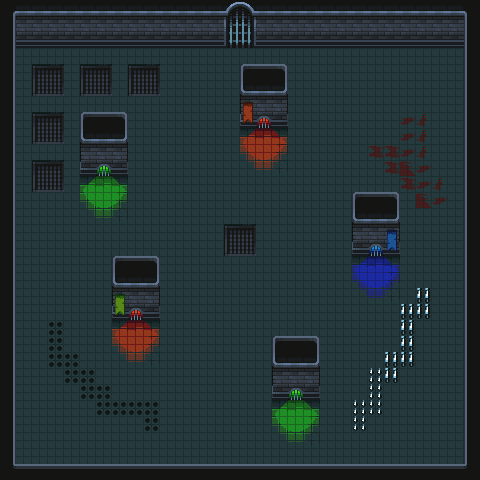

The image is a tile-based game level rendered from a .tmx file. Its description and complete source (layers, tilesets, objects, tile grids) follow:
An orthogonal 30x30 tile map with 16x16 px tiles, 3 tile layers (floor, wall, object), 2 tilesets.

<map version="1.10" tiledversion="1.10.1" orientation="orthogonal" renderorder="right-down" width="30" height="30" tilewidth="16" tileheight="16" infinite="0" nextlayerid="4" nextobjectid="1">
 <tileset firstgid="1" source="Tiles.tsx" />
 <tileset firstgid="626" source="Props.tsx" />
 <layer id="1" name="floor" width="30" height="30">
  <data encoding="csv">
31,31,31,31,31,31,31,31,31,31,31,31,31,31,176,177,31,31,31,31,31,31,31,31,31,31,31,31,31,31,
31,31,31,31,31,31,31,31,31,31,31,31,31,31,201,202,31,31,31,31,31,31,31,31,31,31,31,31,31,31,
31,31,31,31,31,31,31,31,31,31,31,31,31,31,226,227,31,31,31,31,31,31,31,31,31,31,31,31,31,31,
31,31,31,31,31,31,31,31,31,31,31,31,31,31,31,31,31,31,31,31,31,31,31,31,31,31,31,31,31,31,
31,31,258,259,31,258,259,31,258,259,31,31,31,31,31,31,31,31,31,31,31,31,31,31,31,31,31,31,31,31,
31,31,283,284,31,283,284,31,283,284,31,31,31,31,31,31,31,31,31,31,31,31,31,31,31,31,31,31,31,31,
31,31,31,31,31,31,31,31,31,31,31,31,31,31,31,31,31,31,31,31,31,31,31,31,31,31,31,31,31,31,
31,31,258,259,31,31,31,31,31,31,31,31,31,31,31,31,31,31,31,31,31,31,31,31,31,285,286,31,31,31,
31,31,283,284,31,31,31,31,31,31,31,31,31,31,31,476,477,478,31,31,31,31,31,31,31,285,286,31,31,31,
31,31,31,31,31,31,31,31,31,31,31,31,31,31,31,501,502,503,31,31,31,31,31,333,333,285,286,31,31,31,
31,31,258,259,31,31,31,31,31,31,31,31,31,31,31,526,527,528,31,31,31,31,31,31,333,310,285,31,31,31,
31,31,283,284,31,482,483,484,31,31,31,31,31,31,31,31,31,31,31,31,31,31,31,31,31,333,285,286,31,31,
31,31,31,31,31,507,508,509,31,31,31,31,31,31,31,31,31,31,31,31,31,31,31,31,31,31,310,285,31,31,
31,31,31,31,31,532,533,534,31,31,31,31,31,31,31,31,31,31,31,31,31,31,31,31,31,31,31,31,31,31,
31,31,31,31,31,31,31,31,31,31,31,31,31,31,258,259,31,31,31,31,31,31,31,31,31,31,31,31,31,31,
31,31,31,31,31,31,31,31,31,31,31,31,31,31,283,284,31,31,31,31,31,31,31,31,31,31,31,31,31,31,
31,31,31,31,31,31,31,31,31,31,31,31,31,31,31,31,31,31,31,31,31,31,479,480,481,31,31,31,31,31,
31,31,31,31,31,31,31,31,31,31,31,31,31,31,31,31,31,31,31,31,31,31,504,505,506,31,31,31,31,31,
31,31,31,31,31,31,31,31,31,31,31,31,31,31,31,31,31,31,31,31,31,31,529,530,531,31,205,31,31,31,
31,31,31,31,31,31,31,31,31,31,31,31,31,31,31,31,31,31,31,31,31,31,31,31,31,205,205,31,31,31,
31,31,31,255,31,31,31,476,477,478,31,31,31,31,31,31,31,31,31,31,31,31,31,31,31,205,31,31,31,31,
31,31,31,255,31,31,31,501,502,503,31,31,31,31,31,31,31,31,31,31,31,31,31,31,31,205,31,31,31,31,
31,31,31,255,255,31,31,526,527,528,31,31,31,31,31,31,31,31,31,31,31,31,31,31,205,205,31,31,31,31,
31,31,31,31,255,255,31,31,31,31,31,31,31,31,31,31,31,31,31,31,31,31,31,230,205,31,31,31,31,31,
31,31,31,31,31,255,255,31,31,31,31,31,31,31,31,31,31,31,31,31,31,31,31,230,31,31,31,31,31,31,
31,31,31,31,31,31,255,255,255,255,31,31,31,31,31,31,31,482,483,484,31,31,230,230,31,31,31,31,31,31,
31,31,31,31,31,31,31,31,31,255,31,31,31,31,31,31,31,507,508,509,31,31,230,31,31,31,31,31,31,31,
31,31,31,31,31,31,31,31,31,31,31,31,31,31,31,31,31,532,533,534,31,31,31,31,31,31,31,31,31,31,
31,31,31,31,31,31,31,31,31,31,31,31,31,31,31,31,31,31,31,31,31,31,31,31,31,31,31,31,31,31,
31,31,31,31,31,31,31,31,31,31,31,31,31,31,31,31,31,31,31,31,31,31,31,31,31,31,31,31,31,31
</data>
 </layer>
 <layer id="2" name="wall" width="30" height="30">
  <data encoding="csv">
104,2,2,2,2,2,2,2,2,2,2,2,2,2,178,179,2,2,2,2,2,2,2,2,2,2,2,2,2,105,
129,27,27,27,27,27,27,27,27,27,27,27,27,27,203,204,27,27,27,27,27,27,27,27,27,27,27,27,27,130,
129,52,52,52,52,52,52,52,52,52,52,52,52,52,228,229,52,52,52,52,52,52,52,52,52,52,52,52,52,130,
129,0,0,0,0,0,0,0,0,0,0,0,0,0,0,0,0,0,0,0,0,0,0,0,0,0,0,0,0,130,
129,0,0,0,0,0,0,0,0,0,0,0,0,0,0,76,77,78,0,0,0,0,0,0,0,0,0,0,0,130,
129,0,0,0,0,0,0,0,0,0,0,0,0,0,0,101,102,103,0,0,0,0,0,0,0,0,0,0,0,130,
129,0,0,0,0,0,0,0,0,0,0,0,0,0,0,126,127,128,0,0,0,0,0,0,0,0,0,0,0,130,
129,0,0,0,0,76,77,78,0,0,0,0,0,0,0,151,452,153,0,0,0,0,0,0,0,0,0,0,0,130,
129,0,0,0,0,101,102,103,0,0,0,0,0,0,0,0,0,0,0,0,0,0,0,0,0,0,0,0,0,130,
129,0,0,0,0,126,127,128,0,0,0,0,0,0,0,0,0,0,0,0,0,0,0,0,0,0,0,0,0,130,
129,0,0,0,0,151,458,153,0,0,0,0,0,0,0,0,0,0,0,0,0,0,0,0,0,0,0,0,0,130,
129,0,0,0,0,0,0,0,0,0,0,0,0,0,0,0,0,0,0,0,0,0,0,0,0,0,0,0,0,130,
129,0,0,0,0,0,0,0,0,0,0,0,0,0,0,0,0,0,0,0,0,0,76,77,78,0,0,0,0,130,
129,0,0,0,0,0,0,0,0,0,0,0,0,0,0,0,0,0,0,0,0,0,101,102,103,0,0,0,0,130,
129,0,0,0,0,0,0,0,0,0,0,0,0,0,0,0,0,0,0,0,0,0,126,127,128,0,0,0,0,130,
129,0,0,0,0,0,0,0,0,0,0,0,0,0,0,0,0,0,0,0,0,0,151,455,153,0,0,0,0,130,
129,0,0,0,0,0,0,76,77,78,0,0,0,0,0,0,0,0,0,0,0,0,0,0,0,0,0,0,0,130,
129,0,0,0,0,0,0,101,102,103,0,0,0,0,0,0,0,0,0,0,0,0,0,0,0,0,0,0,0,130,
129,0,0,0,0,0,0,126,127,128,0,0,0,0,0,0,0,0,0,0,0,0,0,0,0,0,0,0,0,130,
129,0,0,0,0,0,0,151,452,153,0,0,0,0,0,0,0,0,0,0,0,0,0,0,0,0,0,0,0,130,
129,0,0,0,0,0,0,0,0,0,0,0,0,0,0,0,0,0,0,0,0,0,0,0,0,0,0,0,0,130,
129,0,0,0,0,0,0,0,0,0,0,0,0,0,0,0,0,76,77,78,0,0,0,0,0,0,0,0,0,130,
129,0,0,0,0,0,0,0,0,0,0,0,0,0,0,0,0,101,102,103,0,0,0,0,0,0,0,0,0,130,
129,0,0,0,0,0,0,0,0,0,0,0,0,0,0,0,0,126,127,128,0,0,0,0,0,0,0,0,0,130,
129,0,0,0,0,0,0,0,0,0,0,0,0,0,0,0,0,151,458,153,0,0,0,0,0,0,0,0,0,130,
129,0,0,0,0,0,0,0,0,0,0,0,0,0,0,0,0,0,0,0,0,0,0,0,0,0,0,0,0,130,
129,0,0,0,0,0,0,0,0,0,0,0,0,0,0,0,0,0,0,0,0,0,0,0,0,0,0,0,0,130,
129,0,0,0,0,0,0,0,0,0,0,0,0,0,0,0,0,0,0,0,0,0,0,0,0,0,0,0,0,130,
129,0,0,0,0,0,0,0,0,0,0,0,0,0,0,0,0,0,0,0,0,0,0,0,0,0,0,0,0,130,
154,77,77,77,77,77,77,77,77,77,77,77,77,77,77,77,77,77,77,77,77,77,77,77,77,77,77,77,77,155
</data>
 </layer>
 <layer id="3" name="object" width="30" height="30">
  <data encoding="csv">
0,0,0,0,0,0,0,0,0,0,0,0,0,0,0,0,0,0,0,0,0,0,0,0,0,0,0,0,0,0,
0,0,0,0,0,0,0,0,0,0,0,0,0,0,0,0,0,0,0,0,0,0,0,0,0,0,0,0,0,0,
0,0,0,0,0,0,0,0,0,0,0,0,0,0,0,0,0,0,0,0,0,0,0,0,0,0,0,0,0,0,
0,0,0,0,0,0,0,0,0,0,0,0,0,0,0,0,0,0,0,0,0,0,0,0,0,0,0,0,0,0,
0,0,0,0,0,0,0,0,0,0,0,0,0,0,0,0,0,0,0,0,0,0,0,0,0,0,0,0,0,0,
0,0,0,0,0,0,0,0,0,0,0,0,0,0,0,0,0,0,0,0,0,0,0,0,0,0,0,0,0,0,
0,0,0,0,0,0,0,0,0,0,0,0,0,0,0,926,0,0,0,0,0,0,0,0,0,0,0,0,0,0,
0,0,0,0,0,0,0,0,0,0,0,0,0,0,0,951,0,0,0,0,0,0,0,0,0,0,0,0,0,0,
0,0,0,0,0,0,0,0,0,0,0,0,0,0,0,0,0,0,0,0,0,0,0,0,0,0,0,0,0,0,
0,0,0,0,0,0,0,0,0,0,0,0,0,0,0,0,0,0,0,0,0,0,0,0,0,0,0,0,0,0,
0,0,0,0,0,0,0,0,0,0,0,0,0,0,0,0,0,0,0,0,0,0,0,0,0,0,0,0,0,0,
0,0,0,0,0,0,0,0,0,0,0,0,0,0,0,0,0,0,0,0,0,0,0,0,0,0,0,0,0,0,
0,0,0,0,0,0,0,0,0,0,0,0,0,0,0,0,0,0,0,0,0,0,0,0,0,0,0,0,0,0,
0,0,0,0,0,0,0,0,0,0,0,0,0,0,0,0,0,0,0,0,0,0,0,0,0,0,0,0,0,0,
0,0,0,0,0,0,0,0,0,0,0,0,0,0,0,0,0,0,0,0,0,0,0,0,927,0,0,0,0,0,
0,0,0,0,0,0,0,0,0,0,0,0,0,0,0,0,0,0,0,0,0,0,0,0,952,0,0,0,0,0,
0,0,0,0,0,0,0,0,0,0,0,0,0,0,0,0,0,0,0,0,0,0,0,0,0,0,0,0,0,0,
0,0,0,0,0,0,0,0,0,0,0,0,0,0,0,0,0,0,0,0,0,0,0,0,0,0,0,0,0,0,
0,0,0,0,0,0,0,928,0,0,0,0,0,0,0,0,0,0,0,0,0,0,0,0,0,0,0,0,0,0,
0,0,0,0,0,0,0,953,0,0,0,0,0,0,0,0,0,0,0,0,0,0,0,0,0,0,0,0,0,0,
0,0,0,0,0,0,0,0,0,0,0,0,0,0,0,0,0,0,0,0,0,0,0,0,0,0,0,0,0,0,
0,0,0,0,0,0,0,0,0,0,0,0,0,0,0,0,0,0,0,0,0,0,0,0,0,0,0,0,0,0,
0,0,0,0,0,0,0,0,0,0,0,0,0,0,0,0,0,0,0,0,0,0,0,0,0,0,0,0,0,0,
0,0,0,0,0,0,0,0,0,0,0,0,0,0,0,0,0,0,0,0,0,0,0,0,0,0,0,0,0,0,
0,0,0,0,0,0,0,0,0,0,0,0,0,0,0,0,0,0,0,0,0,0,0,0,0,0,0,0,0,0,
0,0,0,0,0,0,0,0,0,0,0,0,0,0,0,0,0,0,0,0,0,0,0,0,0,0,0,0,0,0,
0,0,0,0,0,0,0,0,0,0,0,0,0,0,0,0,0,0,0,0,0,0,0,0,0,0,0,0,0,0,
0,0,0,0,0,0,0,0,0,0,0,0,0,0,0,0,0,0,0,0,0,0,0,0,0,0,0,0,0,0,
0,0,0,0,0,0,0,0,0,0,0,0,0,0,0,0,0,0,0,0,0,0,0,0,0,0,0,0,0,0,
0,0,0,0,0,0,0,0,0,0,0,0,0,0,0,0,0,0,0,0,0,0,0,0,0,0,0,0,0,0
</data>
 </layer>
</map>
